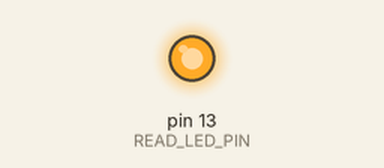
Simulated run of this sketch. Board: Arduino Uno, built with avr-gcc and run on an emulated ATmega328P. Parts: output pins drawn as LEDs (lit = HIGH). What the sketch prints to the serial monitor is not drawn.

Above: at 0.1 s.
Timing chart, 0 to 1.6 s (numbered marks = the images above):
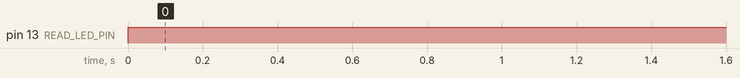

Measured:
- by itself, pin 13 (READ_LED_PIN): LOW → HIGH at 0.00 s

The sketch:

rdm6300_code_prac_copy_20230131014402.ino
```cpp
#include <Arduino.h>
#include <rdm6300.h>

#define RDM6300_RX_PIN 4   // rx pin of rdm6300
#define READ_LED_PIN 13    // lock pin

Rdm6300 rdm6300;  // class object

void setup()
 {
   Serial.begin(115200);           // Begin serial monitor
   pinMode(READ_LED_PIN, OUTPUT);
   digitalWrite(13, LOW);         // initial
   rdm6300.begin(RDM6300_RX_PIN);
   Serial.println("\nPlace RFID tag near the rdm6300...");
 }
void loop()
{
  digitalWrite(13,HIGH);
  if (rdm6300.get_new_tag_id()==4983391){             // for single tag id , can be extended
    Serial.println(rdm6300.get_tag_id(), DEC);        // scan for tags and print its id
    digitalWrite(13,LOW);
    delay(6000);
    digitalWrite(13,HIGH);
   }
  delay(100);
} 
```
